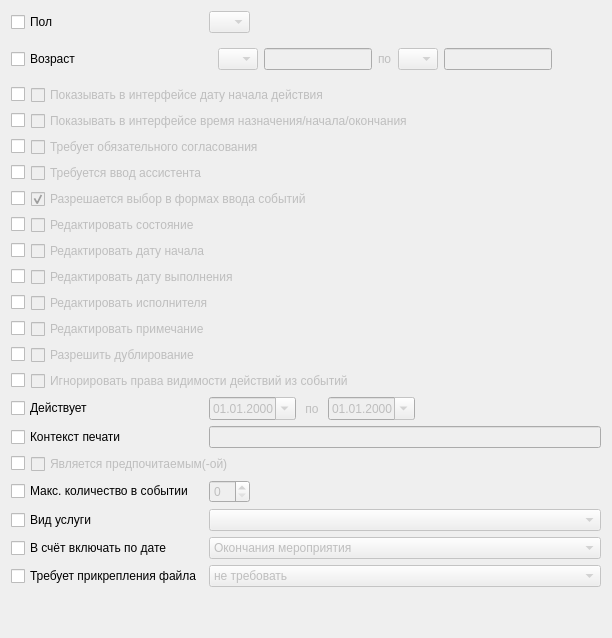
     <widget class="QWidget" name="tab">
      <attribute name="title">
       <string>Основная информация</string>
      </attribute>
      <layout class="QGridLayout" name="gridLayout_2">
       <item row="2" column="0">
        <widget class="QCheckBox" name="chkAge">
         <property name="text">
          <string>Возраст</string>
         </property>
        </widget>
       </item>
       <item row="15" column="1" colspan="4">
        <layout class="QHBoxLayout" name="horizontalLayout_7">
         <item>
          <widget class="CDateEdit" name="edtBegDate">
           <property name="enabled">
            <bool>false</bool>
           </property>
           <property name="displayFormat">
            <string>dd.MM.yyyy</string>
           </property>
           <property name="calendarPopup">
            <bool>true</bool>
           </property>
          </widget>
         </item>
         <item>
          <widget class="QLabel" name="lblActionTypeValidTo">
           <property name="enabled">
            <bool>false</bool>
           </property>
           <property name="text">
            <string> по </string>
           </property>
          </widget>
         </item>
         <item>
          <widget class="CDateEdit" name="endEndDate">
           <property name="enabled">
            <bool>false</bool>
           </property>
           <property name="displayFormat">
            <string>dd.MM.yyyy</string>
           </property>
           <property name="calendarPopup">
            <bool>true</bool>
           </property>
          </widget>
         </item>
         <item>
          <spacer name="horizontalSpacer">
           <property name="orientation">
            <enum>Qt::Horizontal</enum>
           </property>
           <property name="sizeHint" stdset="0">
            <size>
             <width>40</width>
             <height>20</height>
            </size>
           </property>
          </spacer>
         </item>
        </layout>
       </item>
       <item row="0" column="0">
        <widget class="QCheckBox" name="chkSex">
         <property name="text">
          <string>Пол</string>
         </property>
        </widget>
       </item>
       <item row="2" column="1" colspan="4">
        <widget class="QFrame" name="horizontalFrame">
         <property name="enabled">
          <bool>false</bool>
         </property>
         <layout class="QHBoxLayout" name="horizontalLayout_4">
          <item>
           <widget class="QComboBox" name="cmbBegAgeUnit">
            <property name="sizePolicy">
             <sizepolicy hsizetype="Maximum" vsizetype="Fixed">
              <horstretch>0</horstretch>
              <verstretch>0</verstretch>
             </sizepolicy>
            </property>
            <item>
             <property name="text">
              <string/>
             </property>
            </item>
            <item>
             <property name="text">
              <string>Д</string>
             </property>
            </item>
            <item>
             <property name="text">
              <string>Н</string>
             </property>
            </item>
            <item>
             <property name="text">
              <string>М</string>
             </property>
            </item>
            <item>
             <property name="text">
              <string>Г</string>
             </property>
            </item>
           </widget>
          </item>
          <item>
           <widget class="QLineEdit" name="edtBegAgeCount">
            <property name="sizePolicy">
             <sizepolicy hsizetype="Maximum" vsizetype="Fixed">
              <horstretch>0</horstretch>
              <verstretch>0</verstretch>
             </sizepolicy>
            </property>
            <property name="inputMask">
             <string>000; </string>
            </property>
            <property name="maxLength">
             <number>3</number>
            </property>
           </widget>
          </item>
          <item>
           <widget class="QLabel" name="lblAgeSep">
            <property name="text">
             <string>по</string>
            </property>
           </widget>
          </item>
          <item>
           <widget class="QComboBox" name="cmbEndAgeUnit">
            <property name="sizePolicy">
             <sizepolicy hsizetype="Maximum" vsizetype="Fixed">
              <horstretch>0</horstretch>
              <verstretch>0</verstretch>
             </sizepolicy>
            </property>
            <item>
             <property name="text">
              <string/>
             </property>
            </item>
            <item>
             <property name="text">
              <string>Д</string>
             </property>
            </item>
            <item>
             <property name="text">
              <string>Н</string>
             </property>
            </item>
            <item>
             <property name="text">
              <string>М</string>
             </property>
            </item>
            <item>
             <property name="text">
              <string>Г</string>
             </property>
            </item>
           </widget>
          </item>
          <item>
           <widget class="QLineEdit" name="edtEndAgeCount">
            <property name="sizePolicy">
             <sizepolicy hsizetype="Maximum" vsizetype="Fixed">
              <horstretch>0</horstretch>
              <verstretch>0</verstretch>
             </sizepolicy>
            </property>
            <property name="inputMask">
             <string>000; </string>
            </property>
            <property name="maxLength">
             <number>3</number>
            </property>
           </widget>
          </item>
          <item>
           <spacer name="horizontalSpacer_4">
            <property name="orientation">
             <enum>Qt::Horizontal</enum>
            </property>
            <property name="sizeType">
             <enum>QSizePolicy::Expanding</enum>
            </property>
            <property name="sizeHint" stdset="0">
             <size>
              <width>40</width>
              <height>20</height>
             </size>
            </property>
           </spacer>
          </item>
         </layout>
        </widget>
       </item>
       <item row="20" column="0">
        <widget class="QCheckBox" name="chkExposeDateSelector">
         <property name="text">
          <string>В счёт включать по дате</string>
         </property>
        </widget>
       </item>
       <item row="15" column="0">
        <widget class="QCheckBox" name="chkActionTypeValidFrom">
         <property name="text">
          <string>Действует</string>
         </property>
        </widget>
       </item>
       <item row="16" column="0">
        <widget class="QCheckBox" name="chkContext">
         <property name="text">
          <string>Контекст печати</string>
         </property>
        </widget>
       </item>
       <item row="18" column="1" colspan="3">
        <widget class="QSpinBox" name="edtMaxOccursInEvent">
         <property name="enabled">
          <bool>false</bool>
         </property>
         <property name="sizePolicy">
          <sizepolicy hsizetype="Maximum" vsizetype="Fixed">
           <horstretch>0</horstretch>
           <verstretch>0</verstretch>
          </sizepolicy>
         </property>
         <property name="toolTip">
          <string>0 - нет ограничения</string>
         </property>
         <property name="alignment">
          <set>Qt::AlignLeading|Qt::AlignLeft|Qt::AlignVCenter</set>
         </property>
        </widget>
       </item>
       <item row="7" column="0" colspan="5">
        <layout class="QHBoxLayout" name="horizontalLayout_11">
         <item>
          <widget class="QCheckBox" name="chkChkShowInForm">
           <property name="sizePolicy">
            <sizepolicy hsizetype="Maximum" vsizetype="Fixed">
             <horstretch>0</horstretch>
             <verstretch>0</verstretch>
            </sizepolicy>
           </property>
           <property name="text">
            <string/>
           </property>
          </widget>
         </item>
         <item>
          <widget class="QCheckBox" name="chkShowInForm">
           <property name="enabled">
            <bool>false</bool>
           </property>
           <property name="text">
            <string>Разрешается выбор в формах ввода событий</string>
           </property>
           <property name="checkable">
            <bool>true</bool>
           </property>
           <property name="checked">
            <bool>true</bool>
           </property>
          </widget>
         </item>
        </layout>
       </item>
       <item row="4" column="0" colspan="5">
        <layout class="QHBoxLayout" name="horizontalLayout_8">
         <item>
          <widget class="QCheckBox" name="chkChkShowTime">
           <property name="sizePolicy">
            <sizepolicy hsizetype="Maximum" vsizetype="Fixed">
             <horstretch>0</horstretch>
             <verstretch>0</verstretch>
            </sizepolicy>
           </property>
           <property name="text">
            <string/>
           </property>
          </widget>
         </item>
         <item>
          <widget class="QCheckBox" name="chkShowTime">
           <property name="enabled">
            <bool>false</bool>
           </property>
           <property name="text">
            <string>Показывать в интерфейсе время назначения/начала/окончания</string>
           </property>
          </widget>
         </item>
        </layout>
       </item>
       <item row="16" column="1" colspan="4">
        <widget class="QLineEdit" name="edtContext">
         <property name="enabled">
          <bool>false</bool>
         </property>
         <property name="maxLength">
          <number>64</number>
         </property>
        </widget>
       </item>
       <item row="20" column="1" colspan="4">
        <widget class="QComboBox" name="cmbExposeDateSelector">
         <property name="enabled">
          <bool>false</bool>
         </property>
         <item>
          <property name="text">
           <string>Окончания мероприятия</string>
          </property>
         </item>
         <item>
          <property name="text">
           <string>Начала мероприятия</string>
          </property>
         </item>
         <item>
          <property name="text">
           <string>Назначения мероприятия</string>
          </property>
         </item>
         <item>
          <property name="text">
           <string>Взятитя биоматериала</string>
          </property>
         </item>
         <item>
          <property name="text">
           <string/>
          </property>
         </item>
        </widget>
       </item>
       <item row="3" column="0" colspan="5">
        <layout class="QHBoxLayout" name="horizontalLayout_13">
         <item>
          <widget class="QCheckBox" name="chkChkShowBegDate">
           <property name="sizePolicy">
            <sizepolicy hsizetype="Maximum" vsizetype="Fixed">
             <horstretch>0</horstretch>
             <verstretch>0</verstretch>
            </sizepolicy>
           </property>
           <property name="text">
            <string/>
           </property>
          </widget>
         </item>
         <item>
          <widget class="QCheckBox" name="chkShowBegDate">
           <property name="enabled">
            <bool>false</bool>
           </property>
           <property name="text">
            <string>Показывать в интерфейсе дату начала действия</string>
           </property>
          </widget>
         </item>
        </layout>
       </item>
       <item row="21" column="0">
        <widget class="QCheckBox" name="chkNeedAttachFile">
         <property name="text">
          <string>Требует прикрепления файла</string>
         </property>
        </widget>
       </item>
       <item row="17" column="0" colspan="5">
        <layout class="QHBoxLayout" name="horizontalLayout_12">
         <item>
          <widget class="QCheckBox" name="chkPreferable">
           <property name="sizePolicy">
            <sizepolicy hsizetype="Maximum" vsizetype="Fixed">
             <horstretch>0</horstretch>
             <verstretch>0</verstretch>
            </sizepolicy>
           </property>
           <property name="text">
            <string/>
           </property>
          </widget>
         </item>
         <item>
          <widget class="QCheckBox" name="chkIsPreferable">
           <property name="enabled">
            <bool>false</bool>
           </property>
           <property name="text">
            <string>Является предпочитаемым(-ой)</string>
           </property>
          </widget>
         </item>
        </layout>
       </item>
       <item row="8" column="0" colspan="5">
        <layout class="QHBoxLayout" name="statusLayout">
         <item>
          <widget class="QCheckBox" name="chkChkEditStatus">
           <property name="sizePolicy">
            <sizepolicy hsizetype="Maximum" vsizetype="Fixed">
             <horstretch>0</horstretch>
             <verstretch>0</verstretch>
            </sizepolicy>
           </property>
           <property name="text">
            <string/>
           </property>
          </widget>
         </item>
         <item>
          <widget class="QCheckBox" name="chkEditStatus">
           <property name="enabled">
            <bool>false</bool>
           </property>
           <property name="text">
            <string>Редактировать состояние</string>
           </property>
          </widget>
         </item>
        </layout>
       </item>
       <item row="0" column="1" colspan="2">
        <widget class="QComboBox" name="cmbSex">
         <property name="enabled">
          <bool>false</bool>
         </property>
         <property name="sizePolicy">
          <sizepolicy hsizetype="Maximum" vsizetype="Fixed">
           <horstretch>0</horstretch>
           <verstretch>0</verstretch>
          </sizepolicy>
         </property>
         <item>
          <property name="text">
           <string/>
          </property>
         </item>
         <item>
          <property name="text">
           <string>М</string>
          </property>
         </item>
         <item>
          <property name="text">
           <string>Ж</string>
          </property>
         </item>
        </widget>
       </item>
       <item row="6" column="0" colspan="5">
        <layout class="QHBoxLayout" name="horizontalLayout_10">
         <item>
          <widget class="QCheckBox" name="chkAssistant">
           <property name="sizePolicy">
            <sizepolicy hsizetype="Maximum" vsizetype="Fixed">
             <horstretch>0</horstretch>
             <verstretch>0</verstretch>
            </sizepolicy>
           </property>
           <property name="text">
            <string/>
           </property>
          </widget>
         </item>
         <item>
          <widget class="QCheckBox" name="chkHasAssistant">
           <property name="enabled">
            <bool>false</bool>
           </property>
           <property name="text">
            <string>Требуется ввод ассистента</string>
           </property>
          </widget>
         </item>
        </layout>
       </item>
       <item row="19" column="0">
        <widget class="QCheckBox" name="chkServiceType">
         <property name="text">
          <string>Вид услуги</string>
         </property>
        </widget>
       </item>
       <item row="19" column="1" colspan="4">
        <widget class="CActionServiceTypeComboBox" name="cmbServiceType">
         <property name="enabled">
          <bool>false</bool>
         </property>
        </widget>
       </item>
       <item row="5" column="0" colspan="5">
        <layout class="QHBoxLayout" name="horizontalLayout_9">
         <item>
          <widget class="QCheckBox" name="chkChkRequiredCoordination">
           <property name="sizePolicy">
            <sizepolicy hsizetype="Maximum" vsizetype="Fixed">
             <horstretch>0</horstretch>
             <verstretch>0</verstretch>
            </sizepolicy>
           </property>
           <property name="text">
            <string/>
           </property>
          </widget>
         </item>
         <item>
          <widget class="QCheckBox" name="chkRequiredCoordination">
           <property name="enabled">
            <bool>false</bool>
           </property>
           <property name="text">
            <string>Требует обязательного согласования</string>
           </property>
          </widget>
         </item>
        </layout>
       </item>
       <item row="18" column="0">
        <widget class="QCheckBox" name="chkMaxOccursInEvent">
         <property name="text">
          <string>Макс. количество в событии</string>
         </property>
        </widget>
       </item>
       <item row="13" column="0" colspan="5">
        <layout class="QHBoxLayout" name="duplicationLayout">
         <item>
          <widget class="QCheckBox" name="chkChkDuplication">
           <property name="sizePolicy">
            <sizepolicy hsizetype="Maximum" vsizetype="Fixed">
             <horstretch>0</horstretch>
             <verstretch>0</verstretch>
            </sizepolicy>
           </property>
           <property name="text">
            <string/>
           </property>
          </widget>
         </item>
         <item>
          <widget class="QCheckBox" name="chkDuplication">
           <property name="enabled">
            <bool>false</bool>
           </property>
           <property name="text">
            <string>Разрешить дублирование</string>
           </property>
          </widget>
         </item>
        </layout>
       </item>
       <item row="11" column="0" colspan="5">
        <layout class="QHBoxLayout" name="execPersLayout">
         <item>
          <widget class="QCheckBox" name="chkChkEditExecPers">
           <property name="sizePolicy">
            <sizepolicy hsizetype="Maximum" vsizetype="Fixed">
             <horstretch>0</horstretch>
             <verstretch>0</verstretch>
            </sizepolicy>
           </property>
           <property name="text">
            <string/>
           </property>
          </widget>
         </item>
         <item>
          <widget class="QCheckBox" name="chkEditExecPers">
           <property name="enabled">
            <bool>false</bool>
           </property>
           <property name="text">
            <string>Редактировать исполнителя</string>
           </property>
          </widget>
         </item>
        </layout>
       </item>
       <item row="10" column="0" colspan="5">
        <layout class="QHBoxLayout" name="endDateLayout">
         <item>
          <widget class="QCheckBox" name="chkChkEditEndDate">
           <property name="sizePolicy">
            <sizepolicy hsizetype="Maximum" vsizetype="Fixed">
             <horstretch>0</horstretch>
             <verstretch>0</verstretch>
            </sizepolicy>
           </property>
           <property name="text">
            <string/>
           </property>
          </widget>
         </item>
         <item>
          <widget class="QCheckBox" name="chkEditEndDate">
           <property name="enabled">
            <bool>false</bool>
           </property>
           <property name="text">
            <string>Редактировать дату выполнения</string>
           </property>
          </widget>
         </item>
        </layout>
       </item>
       <item row="9" column="0" colspan="5">
        <layout class="QHBoxLayout" name="begDateLayout">
         <item>
          <widget class="QCheckBox" name="chkChkEditBegDate">
           <property name="sizePolicy">
            <sizepolicy hsizetype="Maximum" vsizetype="Fixed">
             <horstretch>0</horstretch>
             <verstretch>0</verstretch>
            </sizepolicy>
           </property>
           <property name="text">
            <string/>
           </property>
          </widget>
         </item>
         <item>
          <widget class="QCheckBox" name="chkEditBegDate">
           <property name="enabled">
            <bool>false</bool>
           </property>
           <property name="text">
            <string>Редактировать дату начала</string>
           </property>
          </widget>
         </item>
        </layout>
       </item>
       <item row="12" column="0" colspan="5">
        <layout class="QHBoxLayout" name="noteLayout">
         <item>
          <widget class="QCheckBox" name="chkChkEditNote">
           <property name="sizePolicy">
            <sizepolicy hsizetype="Maximum" vsizetype="Fixed">
             <horstretch>0</horstretch>
             <verstretch>0</verstretch>
            </sizepolicy>
           </property>
           <property name="text">
            <string/>
           </property>
          </widget>
         </item>
         <item>
          <widget class="QCheckBox" name="chkEditNote">
           <property name="enabled">
            <bool>false</bool>
           </property>
           <property name="text">
            <string>Редактировать примечание</string>
           </property>
          </widget>
         </item>
        </layout>
       </item>
       <item row="14" column="0" colspan="5">
        <layout class="QHBoxLayout" name="horizontalLayout">
         <item>
          <widget class="QCheckBox" name="chkChkIgnoreVisibleRights">
           <property name="sizePolicy">
            <sizepolicy hsizetype="Maximum" vsizetype="Fixed">
             <horstretch>0</horstretch>
             <verstretch>0</verstretch>
            </sizepolicy>
           </property>
           <property name="text">
            <string/>
           </property>
          </widget>
         </item>
         <item>
          <widget class="QCheckBox" name="chkIgnoreVisibleRights">
           <property name="enabled">
            <bool>false</bool>
           </property>
           <property name="text">
            <string>Игнорировать права видимости действий из событий</string>
           </property>
          </widget>
         </item>
        </layout>
       </item>
       <item row="22" column="0" colspan="5">
        <spacer name="verticalSpacer_2">
         <property name="orientation">
          <enum>Qt::Vertical</enum>
         </property>
         <property name="sizeHint" stdset="0">
          <size>
           <width>20</width>
           <height>40</height>
          </size>
         </property>
        </spacer>
       </item>
       <item row="21" column="1" colspan="4">
        <widget class="QComboBox" name="cmbNeedAttachFile">
         <property name="enabled">
          <bool>false</bool>
         </property>
         <item>
          <property name="text">
           <string>не требовать</string>
          </property>
         </item>
         <item>
          <property name="text">
           <string>требовать по Исполнителю</string>
          </property>
         </item>
         <item>
          <property name="text">
           <string>требовать по Назначившему</string>
          </property>
         </item>
        </widget>
       </item>
      </layout>
     </widget>
